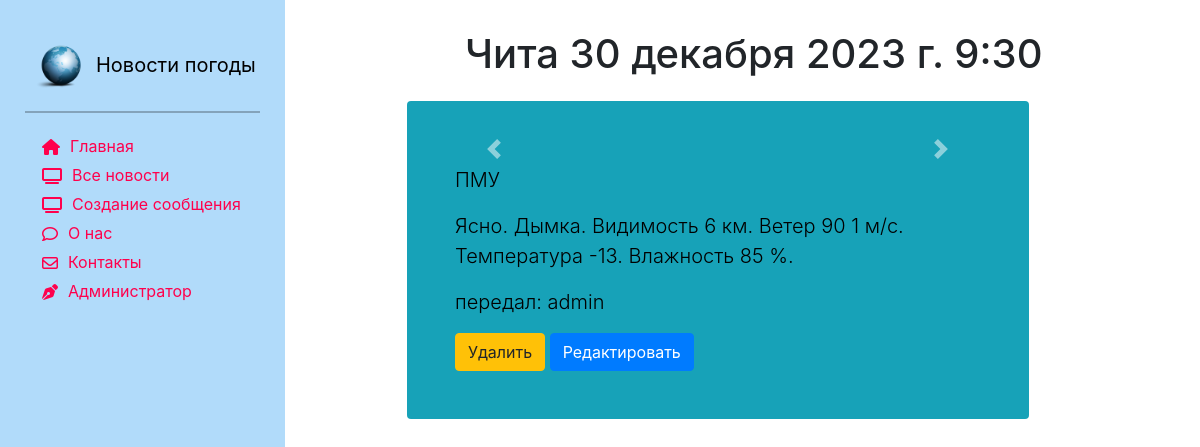
The app's page /news/show/18 with its own data.
### news/models.py (models this page shows, shortened)
class Article(models.Model):
    categories = (('ФП', 'Фактическая погода'),
                  ('ПП', 'Прогноз погоды'),
                  ('ШО', 'Штормовое оповещение'),
                  ('ШП', 'Штормовое предупреждение'),
                  ('КП', 'Карты погоды'))
    author = models.ForeignKey(User, on_delete=models.SET_NULL, null=True, verbose_name='Автор')
    title = models.CharField('Пункт', max_length=50, default='')
    category = models.CharField(choices=categories, max_length=20, verbose_name='Категория сообщения')
    anouncement = models.TextField('Анонс', max_length=250)
    text = models.TextField('Текст сообщения')
    date = models.DateTimeField('Дата наблюдения', auto_created=True)
    tags = models.ManyToManyField(to=Tag, blank=True, verbose_name='Явления')
    slug = models.SlugField()
    class Meta:
        ordering = ['-date', 'title']
        verbose_name = 'Сообщение'
        verbose_name_plural ='Сообщения'

### news/views.py (the view)
# urls.py: path('show/<int:pk>', views.ArticleDetailView.as_view(), name='news_detail'),
class ArticleDetailView(DetailView):
    model = Article
    template_name = 'news/news_detail.html'
    context_object_name = 'article'
    def get_context_data(self, **kwargs):
        context = super().get_context_data(**kwargs)
        current_object = self.object
        images = Image.objects.filter(article=current_object)
        context['images'] = images
        return context

### news/templates/news/news_detail.html (shortened to what this page needs)
{% extends 'main/base_template.html' %}
{% load static %}
{% load bootstrap5 %}
{% block content %}
<link rel="stylesheet" href="https://maxcdn.bootstrapcdn.com/bootstrap/4.0.0/css/bootstrap.min.css"
>
    <div class="row">
            <div class="text-center" style="margin-top:30px;">
                    <h1 >{{ article.title }} {{ article.date }}</h1>
            </div>
                 <div class="single_news">
                    <div class="p-4 p-md-5 text-black rounded bg-info" >
                            <div class="col-md-12 px-0">
                                <div id="carouselExampleIndicators" class="carousel slide" data-ride="carousel">
                                    <a class="carousel-control-prev" href="#carouselExampleIndicators" role="button"
                                       data-slide="prev">
                                        <span class="carousel-control-prev-icon" aria-hidden="true"></span>
                                    </a>
                                    <a class="carousel-control-next" href="#carouselExampleIndicators" role="button"
                                       data-slide="next">
                                        <span class="carousel-control-next-icon" aria-hidden="true"></span>
                                    </a>
                                </div>
                              <p class="lead my-3">{{ article.anouncement }}</p>
                              <p class="lead mb-0" class="fw-bold" >{{ article.text }}</p>
                              <p class="lead my-3">передал: {{ article.author }} </p>
                            </div>
                            <a class="btn btn-warning" href="{% url 'delete_article' article.pk %}"> Удалить </a>
                            <a class="btn btn-primary" href="{% url 'news_update' article.pk %}"> Редактировать </a>
                      </div>
                </div>
        </div>
{% endblock %}

### main/static/main/css/style.css (style rules this page uses)
body { #background-color:#1abaff; }
a { text-decoration:none; color:black; }
body .single_news { margin-top:15px; float: left; width: 90%; }

### records on screen
Article: title "Чита", date "30 декабря 2023 г. 9:30", anouncement "ПМУ", text "Ясно. Дымка. Видимость 6 км. Ветер 90 1 м/с. Температура -13. Влажность 85 %.", author "admin"
